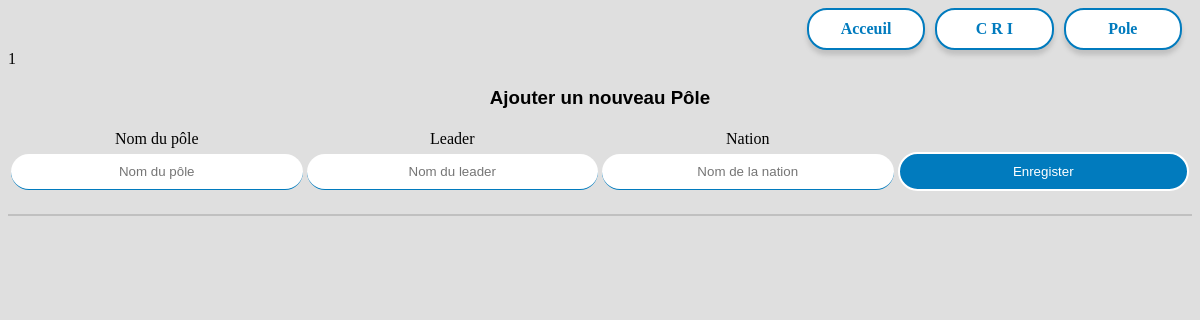
Before: /index.php?action=menu3 with the older database file.
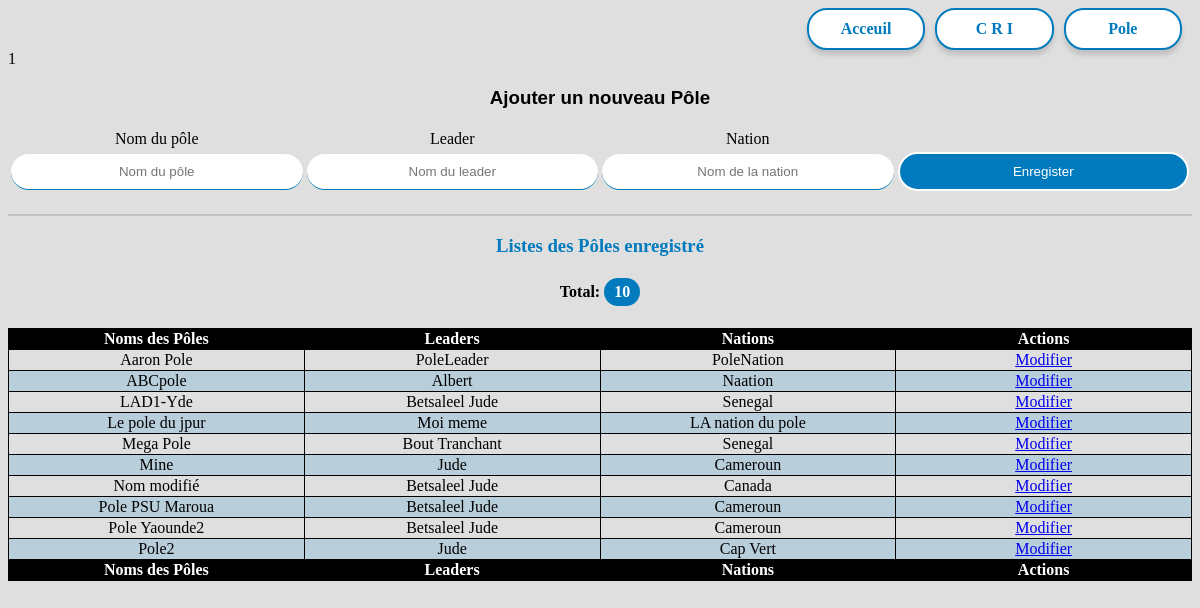
After: the same page with the newer database file.
### tables this page shows
CREATE TABLE `pole` (
  `id` smallint(6) NOT NULL,
  `polename` varchar(50) DEFAULT NULL,
  `leader` varchar(50) DEFAULT NULL,
  `nation` varchar(100) DEFAULT NULL,
  `id_user` smallint(6) DEFAULT NULL
);

### controlers/frontend.php (called while the page is built, shortened)
<?php
    spl_autoload_register(function(string $cheminComplet)
    {
        $path=str_replace("\\","/", $cheminComplet).'.php';
    });
    function displayForm(){
        $liste=getPoleList();
        require("./views/poleView.php");
    }
    function getPoleList(){
        $vide='';
        $emptyPole= new Pole($vide,$vide,$vide);
        $listePole=$emptyPole->poleList();
        if(!empty($listePole)){
            return $listePole;
        }
        else{
            return false;
        }
    }

### models/Pole.php (called while the page is built, shortened)
<?php
    class Pole extends Connecter{
        public function setPolename($var){
            if(is_string($var)){
                $this->_polename=$var;
            }
            else{
                throw new \ErrorException("Erreur(from Pole Model): Le nom du pole n'est pas correct!! Veuillez entrer du texte!");
            }
        }
        public function setLeader($var){
            if(is_string($var)){
                $this->_leader=$var;
            }
            else{
                throw new \ErrorException("Erreur(from Pole Model): Le nom du Leader est pas incorrect!! Veuillez entrer du texte!");
            }
        }
        public function setNation($var){
            if(is_string($var)){
                $this->_nation=$var;
            }
            else{
                throw new \ErrorException("Erreur(from Pole Model): Veuillez entrer du texte pour le nom de la nation!");
            }
        }
        public function getPolename(){return $this->_polename;}
        public function getLeader(){return $this->_leader;}
        public function getNation(){return $this->_nation;}
        public function poleList()
        {
            $poles=[];
            $identifiants=[];
            $bdd= $this->connexionDB();
            $req= $bdd->query("SELECT* FROM pole ORDER BY polename");
            while($ligne=$req->fetch(\PDO::FETCH_ASSOC)){
                $pole= new Pole($ligne['polename'],$ligne['leader'],$ligne['nation']);
                $iden=(int)$ligne['id_user'];
                $pole->setId_user($iden);
                $poles[]=$pole;
                $identifiants[]=(int)$ligne['id'];
            }
            $tabs=[2];
            $tabs[0]=$poles;
            $tabs[1]=$identifiants;
            return $tabs;
        }
    }

### views/poleView.php (the view, shortened to what this page needs)
<div class="formulaire">
    <form action="index.php? action=ajouter" method="POST">
        <h3>Ajouter un nouveau Pôle</h3>
        <table>
            <tr>
                <td>Nom du pôle</td>
                <td>Leader</td>
                <td>Nation</td>
            </tr>
            <tr>
                <td><input type="text" name="polename" placeholder="Nom du pôle" required></td>
                <td><input type="text" name="leader" placeholder="Nom du leader"></td>
                <td><input type="text" name="nation" placeholder="Nom de la nation"></td>
                <td class="bouton"><input type="submit" value="Enregister"></td>
            </tr>
        </table>
    </form>
</div>
<div class="affichages">
    <?php
        $poles=$liste;
        if(!empty($poles[0])){
            $j=count($poles[0]);?>
            <h3>Listes des Pôles enregistré</h3>
            <div class="details">
                <h4>Total: <span> <?=$j?> </span></h4>
            </div>
            <table>
                <thead>
                    <th>Noms des Pôles</th>
                    <th>Leaders</th>
                    <th>Nations</th>
                    <th>Actions</th>
                </thead>
                <tfoot>
                    <th>Noms des Pôles</th>
                    <th>Leaders</th>
                    <th>Nations</th>
                    <th>Actions</th>
                </tfoot>
                <tbody>
                    <?php
                        for($i=0; $i<$j; $i++){?>
                            <tr>
                                <td> <?=$poles[0][$i]->getPolename()?> </td>
                                <td> <?=$poles[0][$i]->getLeader()?> </td>
                                <td> <?=$poles[0][$i]->getNation()?> </td>
                                <td>
                                    <a href="index.php? action=poleToModify&amp;iden=<?=$poles[1][$i]?>">Modifier</a>
                                </td>
                            </tr>
                        <?php }
                    ?>
                </tbody>
            </table>
       <?php }
    ?>
</div>
<?php
    include('pageTemplate.php');
?>

Changed rows visible on the page:
added pole: polename "Aaron Pole", leader "PoleLeader", nation "PoleNation"
added pole: polename "ABCpole", leader "Albert", nation "Naation"
added pole: polename "LAD1-Yde", leader "Betsaleel Jude", nation "Senegal"
added pole: polename "Le pole du jpur", leader "Moi meme", nation "LA nation du pole"
added pole: polename "Mega Pole", leader "Bout Tranchant", nation "Senegal"
added pole: polename "Mine", leader "Jude", nation "Cameroun"
added pole: polename "Nom modifié", leader "Betsaleel Jude", nation "Canada"
added pole: polename "Pole PSU Maroua", leader "Betsaleel Jude", nation "Cameroun"
added pole: polename "Pole Yaounde2", leader "Betsaleel Jude", nation "Cameroun"
added pole: polename "Pole2", leader "Jude", nation "Cap Vert"
Other visible differences:
$j: (not shown) → "10"
text now shown: "Listes des Pôles enregistré Total: Noms des Pôles Leaders Nations Actions Noms des Pôles Leaders Nations Actions"
